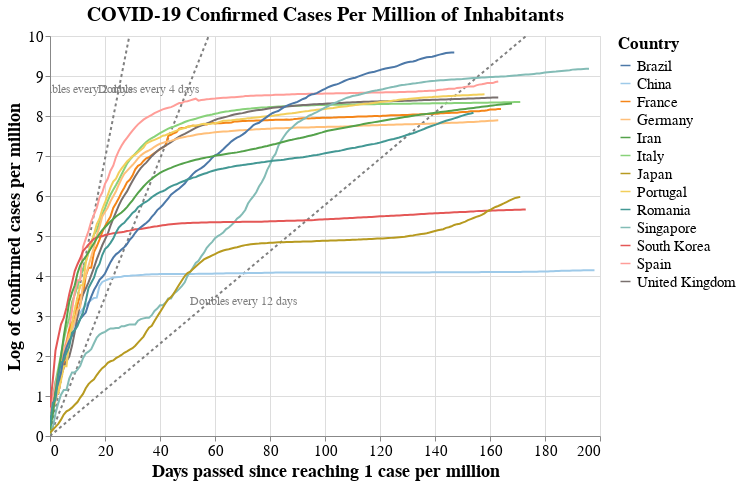

Source (notebook cell):
### Code cell
#collapse-hide
# Stack data to get it to Altair dataframe format
data_countries_pc2 = data_countries_pc.copy()
for i in range(0,len(countries)):
    data_countries_pc2[i] = data_countries_pc2[i].reset_index()
    data_countries_pc2[i]['n_days'] = data_countries_pc2[i].index
    data_countries_pc2[i]['log_cases'] = np.log(data_countries_pc2[i]["total_cases"])
data_plot = data_countries_pc2[0]
for i in range(1, len(countries)):    
    data_plot = pd.concat([data_plot, data_countries_pc2[i]], axis=0)
data_plot["trend_2days"] = np.log(2)/2*data_plot["n_days"]
data_plot["trend_4days"] = np.log(2)/4*data_plot["n_days"]
data_plot["trend_12days"] = np.log(2)/12*data_plot["n_days"]
data_plot["trend_2days_label"] = "Doubles every 2 days"
data_plot["trend_4days_label"] = "Doubles evey 4 days"
data_plot["trend_12days_label"] = "Doubles every 12 days"


# Plot it using Altair
source = data_plot

scales = alt.selection_interval(bind='scales', zoom=False)
selection = alt.selection_multi(fields=['location'], bind='legend')

base = alt.Chart(source, title = "COVID-19 Confirmed Cases Per Million of Inhabitants").encode(
    x = alt.X('n_days:Q', title = "Days passed since reaching 1 case per million"),
    y = alt.Y("log_cases:Q",title = "Log of confirmed cases per million"),
    color = alt.Color('location:N', legend=alt.Legend(title="Country", labelFontSize=15, titleFontSize=17),
                     scale=alt.Scale(scheme='tableau20')),
    opacity = alt.condition(selection, alt.value(1), alt.value(0.1))
).properties(
    width=chart_width,
    height=chart_height
)

lines = base.mark_line().add_selection(
    scales
).add_selection(
    selection
)

trend_2d = alt.Chart(source).encode(
    x = "n_days:Q",
    y = alt.Y("trend_2days:Q",  scale=alt.Scale(domain=(0, max(data_plot["log_cases"])))),
).mark_line( strokeDash=[3,3], color="grey")

labels = pd.DataFrame([{'label': 'Doubles every 2 days', 'x_coord': 13, 'y_coord': 8.3},
                       {'label': 'Doubles every 4 days', 'x_coord': 37.5, 'y_coord': 8.3},
                       {'label': 'Doubles every 12 days', 'x_coord': 71, 'y_coord': 3},
                      ])
trend_label = (alt.Chart(labels)
                    .mark_text(align='left', dx=-55, dy=-15, fontSize=12, color="grey")
                    .encode(x='x_coord:Q',
                            y='y_coord:Q',
                            text='label:N')
                   )


trend_4d = alt.Chart(source).mark_line(color="grey", strokeDash=[3,3]).encode(
    x = "n_days:Q",
    y = alt.Y("trend_4days:Q",  scale=alt.Scale(domain=(0, max(data_plot["log_cases"])))),
)

trend_12d = alt.Chart(source).mark_line(color="grey", strokeDash=[3,3]).encode(
    x = "n_days:Q",
    y = alt.Y("trend_12days:Q",  scale=alt.Scale(domain=(0, max(data_plot["log_cases"])))),
)

(
(trend_2d  + trend_4d + trend_12d + trend_label + lines)
.configure_title(fontSize=20)
.configure_axis(labelFontSize=15,titleFontSize=18)
)

### Figure 1 — Vega-Lite specification as saved in the notebook (floating-point values rounded to 4 significant figures; data arrays with more than 128 entries replaced by an {"elided": "..."} marker saying what was removed)
{"config": {"view": {"continuousWidth": 400, "continuousHeight": 300}, "axis": {"labelFontSize": 15, "titleFontSize": 18}, "title": {"fontSize": 20}}, "layer": [{"mark": {"type": "line", "color": "grey", "strokeDash": [3, 3]}, "encoding": {"x": {"type": "quantitative", "field": "n_days"}, "y": {"type": "quantitative", "field": "trend_2days", "scale": {"domain": [0, 9.589]}}}}, {"mark": {"type": "line", "color": "grey", "strokeDash": [3, 3]}, "encoding": {"x": {"type": "quantitative", "field": "n_days"}, "y": {"type": "quantitative", "field": "trend_4days", "scale": {"domain": [0, 9.589]}}}}, {"mark": {"type": "line", "color": "grey", "strokeDash": [3, 3]}, "encoding": {"x": {"type": "quantitative", "field": "n_days"}, "y": {"type": "quantitative", "field": "trend_12days", "scale": {"domain": [0, 9.589]}}}}, {"data": {"name": "data-e959928753c3bc7a180110de9be9cd1c"}, "mark": {"type": "text", "align": "left", "color": "grey", "dx": -55, "dy": -15, "fontSize": 12}, "encoding": {"text": {"type": "nominal", "field": "label"}, "x": {"type": "quantitative", "field": "x_coord"}, "y": {"type": "quantitative", "field": "y_coord"}}}, {"data": {"name": "data-4f955117b1f5be9820f7f8161c22a11a"}, "mark": "line", "encoding": {"color": {"type": "nominal", "field": "location", "legend": {"labelFontSize": 15, "title": "Country", "titleFontSize": 17}, "scale": {"scheme": "tableau20"}}, "opacity": {"condition": {"value": 1, "selection": "selector004"}, "value": 0.1}, "x": {"type": "quantitative", "field": "n_days", "title": "Days passed since reaching 1 case per million"}, "y": {"type": "quantitative", "field": "log_cases", "title": "Log of confirmed cases per million"}}, "height": 400, "selection": {"selector003": {"type": "interval", "bind": "scales", "zoom": false}, "selector004": {"type": "multi", "fields": ["location"], "bind": "legend"}}, "title": "COVID-19 Confirmed Cases Per Million of Inhabitants", "width": 550}], "data": {"name": "data-4f955117b1f5be9820f7f8161c22a11a"}, "$schema": "https://vega.github.io/schema/vega-lite/v4.8.1.json", "datasets": {"data-4f955117b1f5be9820f7f8161c22a11a": {"elided": "2202 records"}, "data-e959928753c3bc7a180110de9be9cd1c": [{"label": "Doubles every 2 days", "x_coord": 13.0, "y_coord": 8.3}, {"label": "Doubles every 4 days", "x_coord": 37.5, "y_coord": 8.3}, {"label": "Doubles every 12 days", "x_coord": 71.0, "y_coord": 3.0}]}}
